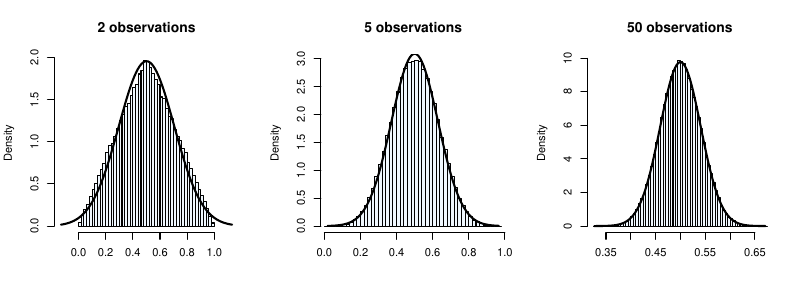

Write the R code that produced this figure.
set.seed(58722543)
source("asymptotics/bootstrap_setup.R")

pdf(file = "asymptotics/bootstrap_fig1.pdf", width=8, height=3)
par(mfrow = c(1,3))

nicehist(runif, 2)
nicehist(runif, 5)
nicehist(runif, 50)
dev.off()
